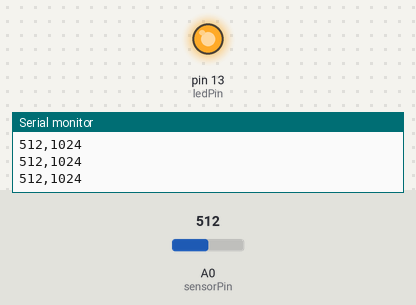
Bench run of a sketch on a simulated Arduino Uno, built with avr-gcc and run on an emulated ATmega328P. On the bench: output pins drawn as LEDs (lit = HIGH), the last lines printed to the serial monitor. The test bench sets the inputs (shaded band); at power-on: A0 (sensorPin) = 512.

Above: at 1.2 s.
1.3 s: A0 (sensorPin) set to 106
4.3 s: A0 (sensorPin) set to 96
At 4.8 s:
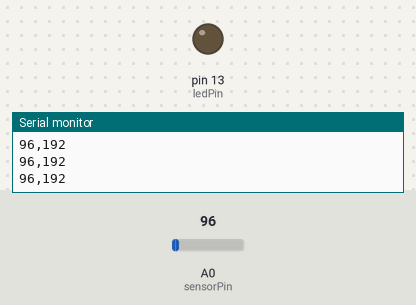
5.8 s: A0 (sensorPin) set to 122
At 6.2 s:
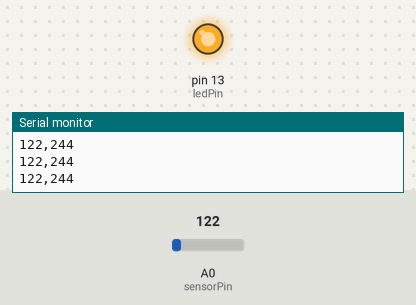
7.3 s: A0 (sensorPin) set to 0
At 7.7 s:
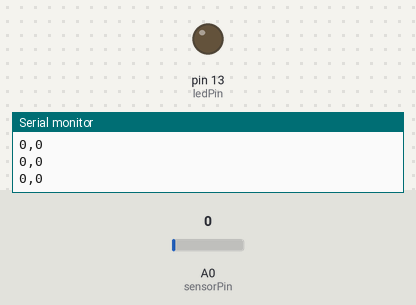
Timing chart, 0 to 9.8 s (numbered marks = the images above; inputs shaded):
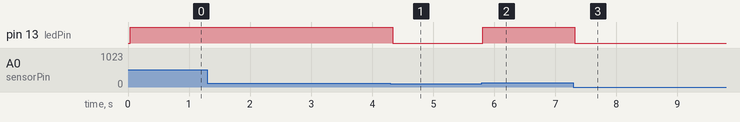

The sketch:

03_waveform_envelop.ino
```cpp
/*
 Calculate and visualize the loudness of a sound.
 Connect your sound sensor to pin A0 and open the serial plotter.

 In code below we are going to analyze the sound recorded in a interval of 20ms.
 We are going to find the highest and lowest peaks and sum the two values
 to find a instant measure of the loudness of the sound we are listening to.

 a led connected to pin 13 will show loud sounds
 */

int sensorPin=A0;

int readingWindow=20; // the duration of the interval we will analyze

int maxPeak=0; // the minimum value found in the interval
int minPeak=0; // the maximum peak found in the interval

long lastOpenWindowTime=0; //last time in which we opened the reading window

int loudness=0; //the calculated loudness

int ledPin=13;

void setup() {
  // put your setup code here, to run once:
  Serial.begin(9600);
  pinMode(ledPin,OUTPUT);
}

void loop() {
  // put your main code here, to run repeatedly:

  long currentTime=millis();

  int soundValue=analogRead(sensorPin);

  /*I can plot mutiple values to the serial plotter by printing
  multiple values in the same line separated by comma. */

  Serial.print(soundValue);
  Serial.print(",");
  Serial.println(loudness);

  //every time I get a new value from the sensor I check if I find a new max or min peak
  if(soundValue>maxPeak){
    maxPeak=soundValue;
  }
  if (soundValue<minPeak){
    minPeak=soundValue;
  }

  if (currentTime-lastOpenWindowTime>readingWindow){ //here I reset my window and to the other calculations;

    loudness=maxPeak+minPeak; //calculate the new level of loudness

    //reset the max and min peak values
    maxPeak=soundValue;
    minPeak=soundValue;
    lastOpenWindowTime=currentTime;
  }

  //if the loudness is bigger that 200 then turn on the led.
  if (loudness>200){ //adjust this value depending on the sensitivity of your sensor, or use the screw on the sound sensor module to adjust the microphone sensitivity.
   digitalWrite(ledPin, HIGH);
  }else{
    digitalWrite(ledPin, LOW);
  }

}
```

Measured:
- the behaviour switches between 101 and 100 on A0 (sensorPin) (found by bisection; images 0 and 1)
- after the input at 4.3 s, pin 13 (ledPin): HIGH → LOW at once
- after the input at 5.8 s, pin 13 (ledPin): LOW → HIGH at once
- after the input at 7.3 s, pin 13 (ledPin): HIGH → LOW at once
